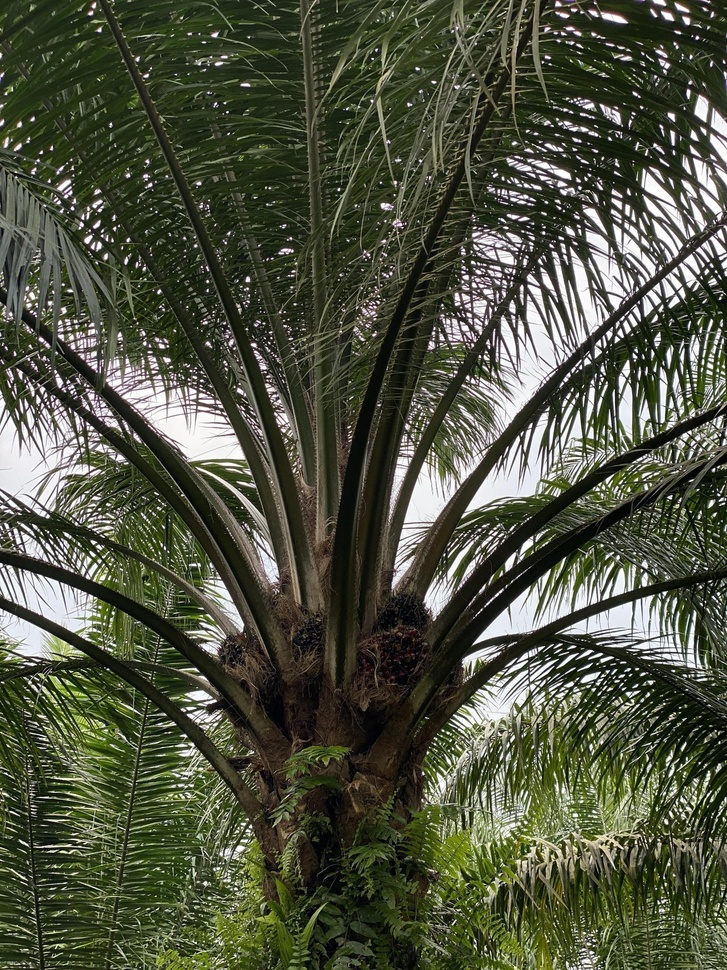
#> input picture testimg.jpg, 727 x 970 px, shrunk from 1536 x 2048 before the run
$ python matching.py
#> lines starting #> are read from the running program, lines starting #| are printed output that depends on the picture
import cv2
import matplotlib.pyplot as plt
import numpy as np
from math import *
from skimage import exposure
import os
import glob

#load image to a var
def load_image(filename):
#> called with filename = 'testimg.jpg'
  img = cv2.imread(filename)
#> img is the input picture: shape (970, 727, 3); mean B, G, R 64.5, 83.2, 79.3
  rgb = cv2.cvtColor(img, cv2.COLOR_BGR2RGB)
  return rgb

#show image
def show_image(image):
  #plt.figure(figsize=(12,5))
  plt.imshow(image)
  plt.axis('off')
  plt.show()

image = load_image('testimg.jpg')
#show_image(image)

def calculate_hist(image):
  fig,ax = plt.subplots(1,2,figsize=(15,5))
  ax[0].imshow(image)
  ax[0].axis('off')
  ax[0].set_title("Image")
  ax[1].hist(image[:, :, 0].ravel(), bins=32, range=(0.0, 256.0), ec='r', alpha=0.5, label='Red')
  ax[1].hist(image[:, :, 1].ravel(), bins=32, range=(0.0, 256.0), ec='g', alpha=0.5, label='Green')
  ax[1].hist(image[:, :, 2].ravel(), bins=32, range=(0.0, 256.0), ec='b', alpha=0.5, label='Blue')

  ax[1].hist(image.ravel(), bins=32, range=(0.0, 256.0), ec='k', alpha=0.5, label='all') #calculating histogram
  ax[1].legend()

  ax[1].set_title("Histogram")
  ax[1].set_xlabel("range")
  plt.show()
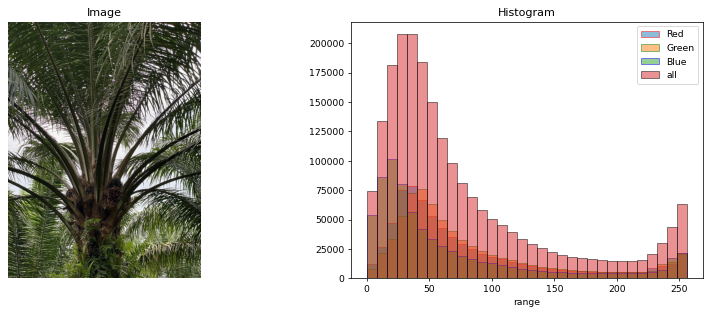
#> figure drawn by matplotlib, 2 panels; panel 2: tallest bar 78824 high, from x = 32 to 40; panel 2: tallest bar 75577 high, from x = 40 to 48; panel 2: tallest bar 101301 high, from x = 16 to 24

calculate_hist(image)

def compare_matched_hist(src,dst,matched_src):
  images = [src,dst,matched_src]
  headings = ["Source","Destination","Matched Source"]
  n,m = len(images),2
  fig,ax = plt.subplots(n,m,figsize=(15,10))

  for i, (heading,img) in enumerate(zip(headings,images)):
    ax[i,0].imshow(img)
    ax[i,0].axis('off')
    ax[i,0].set_title(heading)

    ax[i,1].hist(img.ravel(), bins=32, range=(0.0, 256.0), ec='k') #calculating histogram
  plt.show()


def histogram_matching(folder_path, output_folder, dst_path):
    for f in glob.glob(folder_path + "/*.jpg"):
        print(f)
        dst = load_image(dst_path)
        src = load_image(f)
        matched_src = exposure.match_histograms(src,dst, channel_axis=2)

        file_name = f.split('/')[-1].split('.')[0]
        output_path = os.path.join(output_folder, '{}.jpg'.format(file_name))
        plt.imsave(output_path, matched_src)

$ run again, with terang.jpg copied over testimg.jpg
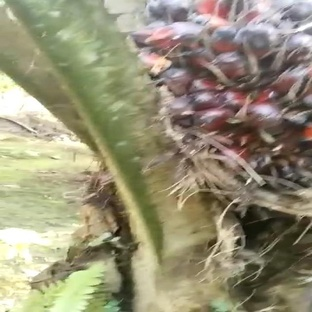
#> input picture terang.jpg, 312 x 312 px, shrunk from 640 x 640 before the run
#> in load_image, img is the input picture: shape (312, 312, 3); mean B, G, R 119.5, 145.4, 151.2
#> in calculate_hist, `plt.show()`:
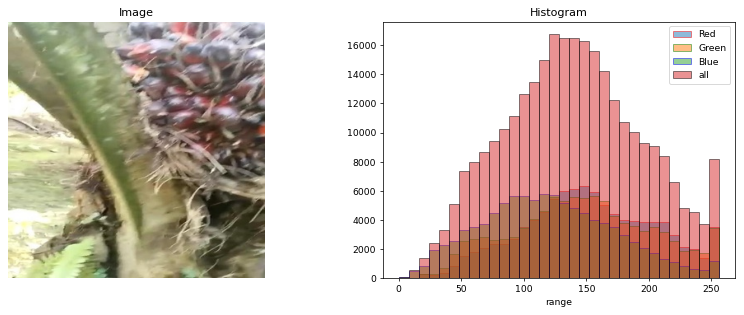
#> figure drawn by matplotlib, 2 panels; panel 2: tallest bar 6301 high, from x = 144 to 152; panel 2: tallest bar 5649 high, from x = 152 to 160; panel 2: tallest bar 5797 high, from x = 112 to 120

$ run again, with test.jpg copied over testimg.jpg
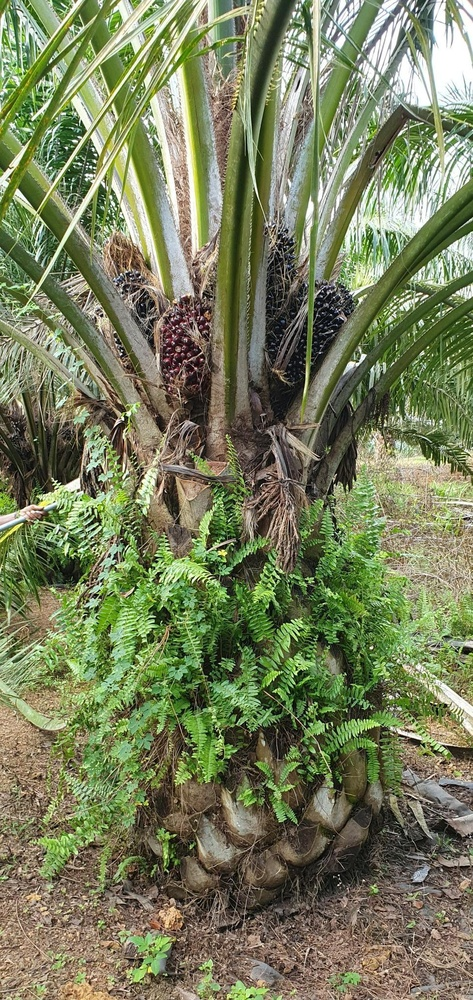
#> input picture test.jpg, 473 x 1000 px, shrunk from 969 x 2048 before the run
#> in load_image, img is the input picture: shape (1000, 473, 3); mean B, G, R 91.7, 126.2, 119.2
#> in calculate_hist, `plt.show()`:
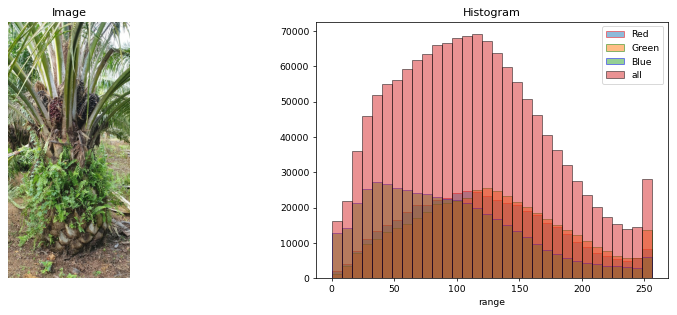
#> figure drawn by matplotlib, 2 panels; panel 2: tallest bar 24714 high, from x = 104 to 112; panel 2: tallest bar 25632 high, from x = 120 to 128; panel 2: tallest bar 27243 high, from x = 32 to 40
